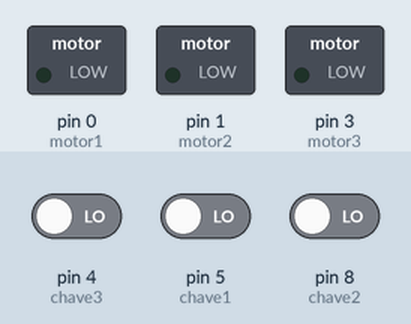
Recording of a sketch running on a simulated Arduino Uno, built with avr-gcc and run on an emulated ATmega328P. Parts: switched loads named in the sketch (green lamp = pin HIGH). Inputs (shaded band) come from the test bench; at power-on: pin 4 (chave3) LOW, pin 5 (chave1) LOW, pin 8 (chave2) LOW.

Above: at 0.8 s.
0.9 s: pin 4 (chave3) driven HIGH
At 1.5 s:
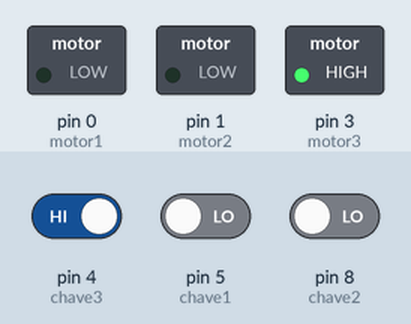
2.4 s: pin 5 (chave1) driven HIGH
At 2.9 s:
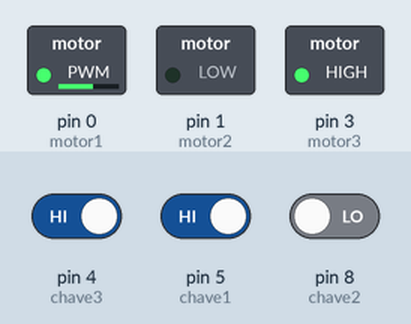
3.9 s: pin 8 (chave2) driven HIGH
At 4.7 s:
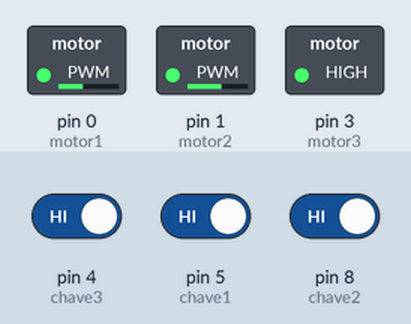
5.4 s: pin 4 (chave3) driven LOW
At 6.3 s:
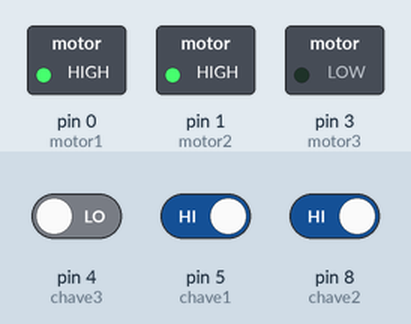
6.9 s: pin 5 (chave1) driven LOW
At 7.2 s:
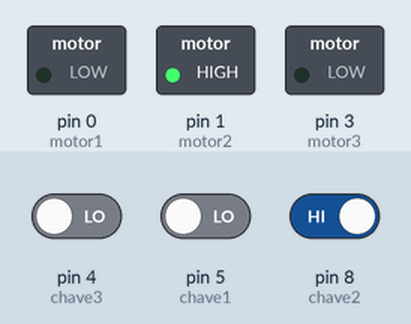
8.4 s: pin 4 (chave3) driven HIGH
At 9.8 s:
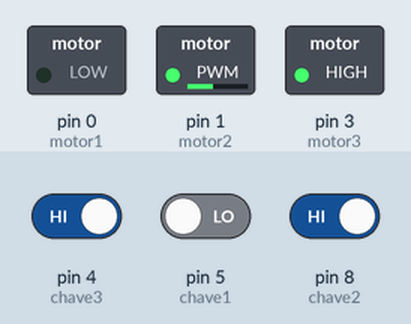
Timing chart, 0 to 10.9 s (numbered marks = the images above; inputs shaded):
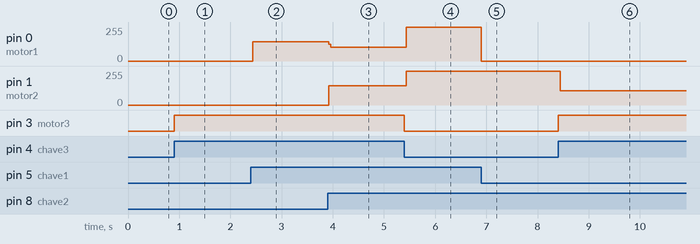

The sketch:

Exercicio3-motores.ino
```cpp
#define chave1 PD5
#define motor1 PD0 // 30
#define motor2 PD1 // 50
#define chave2 PB0
#define chave3 PD4
#define motor3 PD3 // 70

int main() {

  // Configura os pinos dos motores como saída
  DDRD |= (1 << motor1) | (1 << motor2) | (1 << motor3);
  DDRB &= ~(1 << chave2); // Configura chave2 como entrada
  DDRD &= ~((1 << chave1) | (1 << chave3)); // Configura chave1 e chave3 como entrada

  // Inicializa portas
  PORTD &= ~((1 << motor1) | (1 << motor2) | (1 << motor3));
  PORTB &= ~(1 << chave2);

  int soma_pot = 0;

  while (1) {
    // Verifica chave1
    if(PIND & (1 << chave1)){
      if(!(PORTD & (1 << motor1))){ // Verifica se o motor já está ligado
        soma_pot += 30;
      }

      PORTD |= (1 << motor1);
    }
    else {
      if(PORTD & (1 << motor1)){
        soma_pot -= 30;
        PORTD &= ~(1 << motor1);
      }
    }

    // Verifica chave2
    if(PINB & (1 << chave2)){
      if(!(PORTD & (1 << motor2))){
        soma_pot += 50;
      }

      PORTD |= (1 << motor2);
    }
    else {
      if(PORTD & (1 << motor2)){
        soma_pot -= 50;
        PORTD &= ~(1 << motor2);
      }
    }

    // Verifica chave3
    if(PIND & (1 << chave3)){
      if(!(PORTD & (1 << motor3))){
        soma_pot += 70;
      }

      PORTD |= (1 << motor3);
    }
    else {
      if(PORTD & (1 << motor3)){
        soma_pot -= 70;
        PORTD &= ~(1 << motor3);
      }
    }

    // Verifica se a soma de potência excede 90
    while(soma_pot > 90){
      if(PORTD & (1 << motor1)){
        PORTD &= ~(1 << motor1);
        soma_pot -= 30;
      }
      else if(PORTD & (1 << motor2)){
        PORTD &= ~(1 << motor2);
        soma_pot -= 50;
      }
    }
  }
}
```

Measured:
- after the input at 0.9 s, pin 3 (motor3): LOW → HIGH at once
- after the input at 2.4 s, pin 0 (motor1): 0/255 → 146/255 at once
- after the input at 3.9 s, pin 0 (motor1): 146/255 → 102/255 at once; pin 1 (motor2): 0/255 → 143/255 at once
- after the input at 5.4 s, pin 0 (motor1): 102/255 → 255/255 at once; pin 1 (motor2): 143/255 → 255/255 at once; pin 3 (motor3): HIGH → LOW at once
- after the input at 6.9 s, pin 0 (motor1): 255/255 → 0/255 at once
- after the input at 8.4 s, pin 1 (motor2): 255/255 → 107/255 at once; pin 3 (motor3): LOW → HIGH at once
